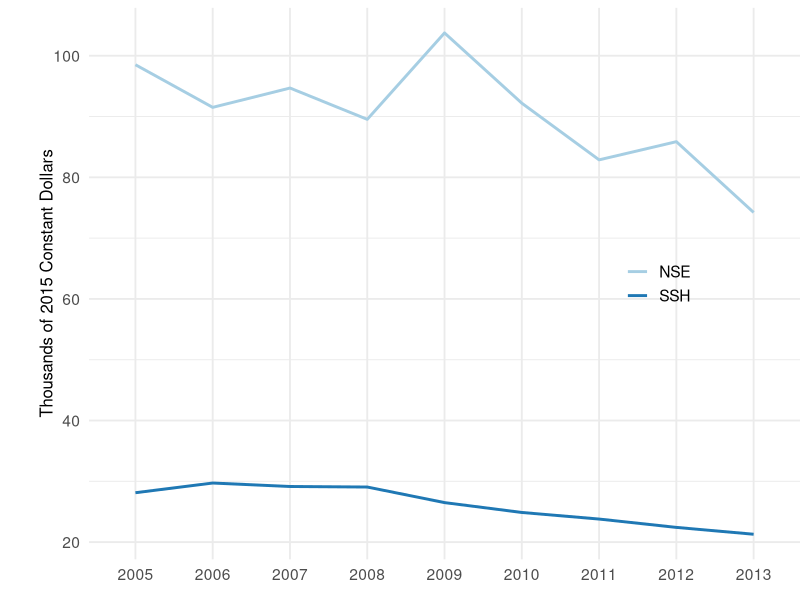
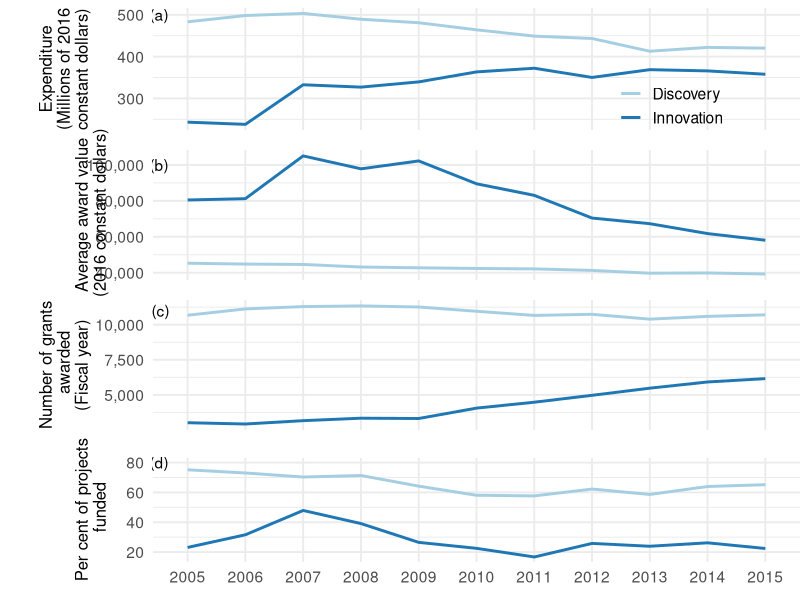
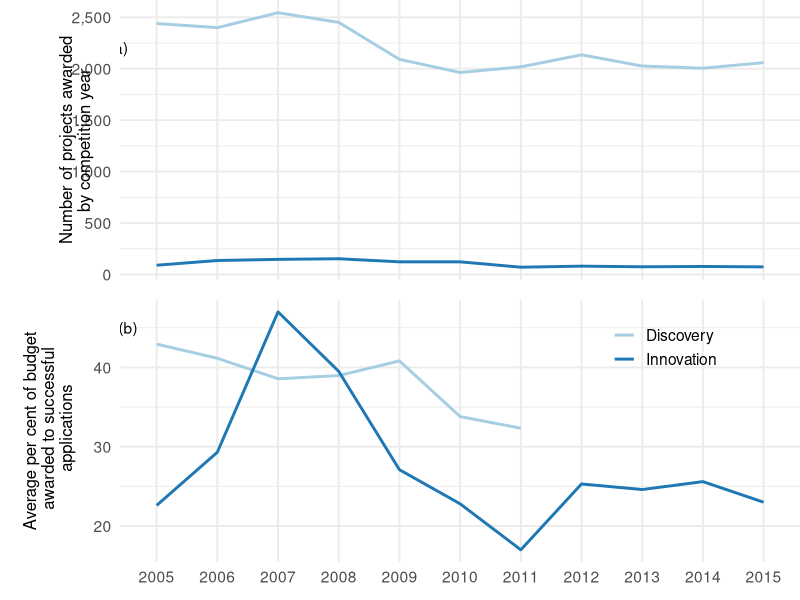
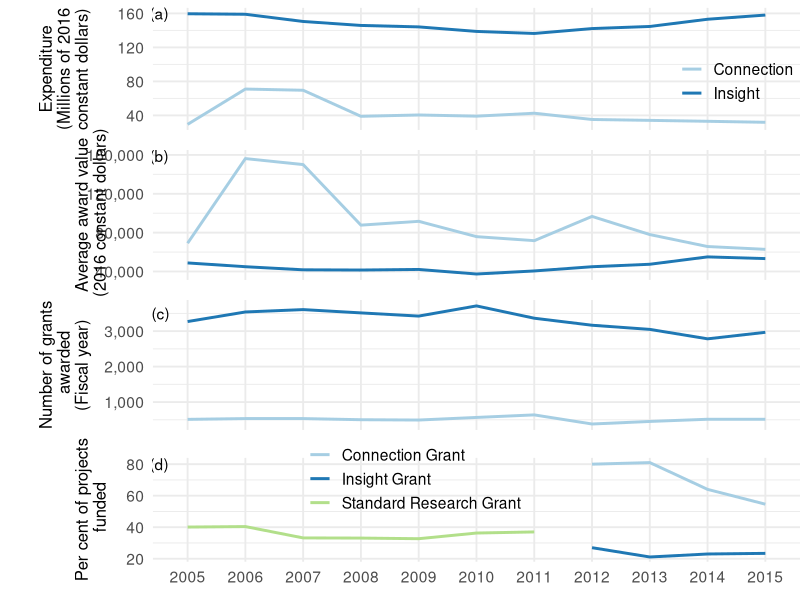
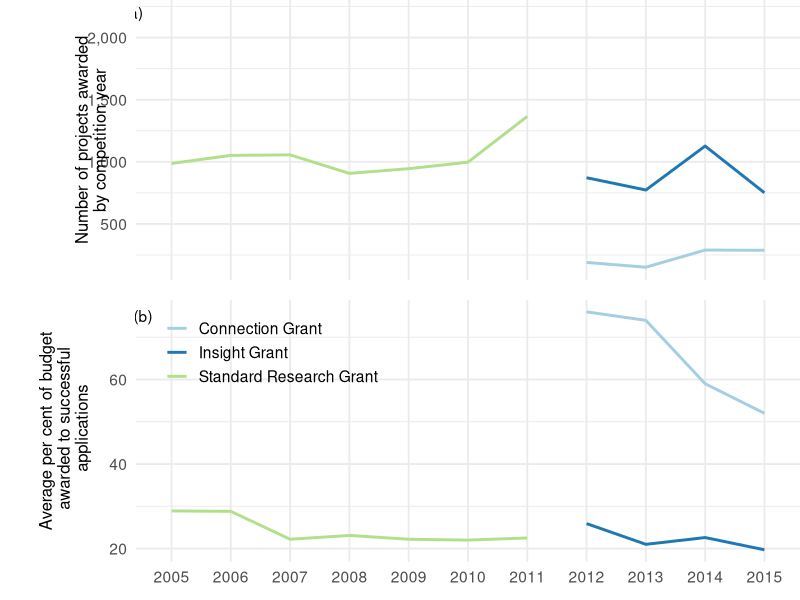
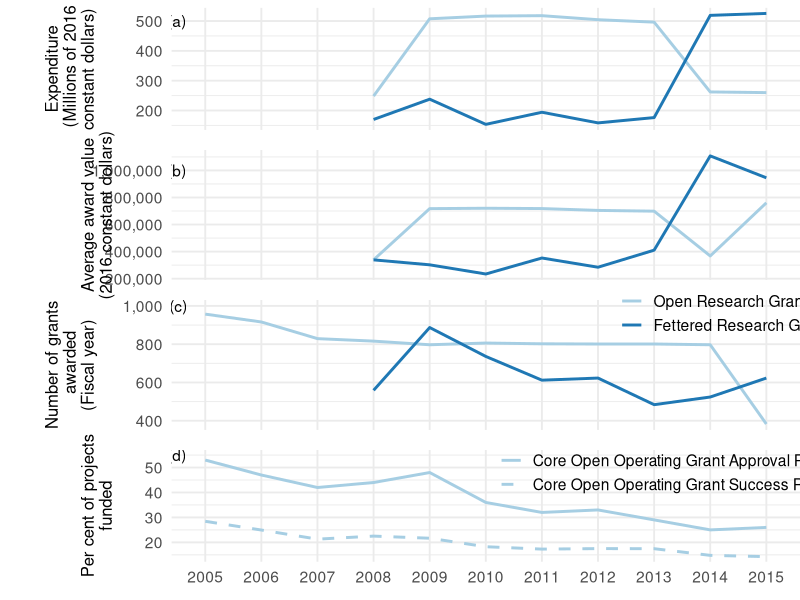

Here is the R script that generated these plots, in order:

### creating plots for Megan Dodd + Julia Baum for global young academy document
require(tidyr); require(scales); require(gridExtra); require(RColorBrewer); require(ggplot2); require(cowplot)


setwd("/Users/jpwrobinson/Google_Drive/R_PROJECTS_DATA/VISUALISATIONS/global-young-academy-gdp")
setwd("/Users/IMAC3/Google\ Drive/R_PROJECTS_DATA/VISUALISATIONS/global-young-academy-gdp")
setwd("/Users/kristinatietjen/Documents/git_hub/gya-research")
theme_set(theme_minimal(base_size=14))

palette(brewer.pal(n=8, name="Dark2"))

## read in data
dat1<-read.csv("data/from_James/part5-international-july/aug11/NSERC_grants_10Apr.csv", check.names=FALSE)
dat2<-read.csv("data/from_James/part5-international-july/aug11/SSHRC_grants_apr10.csv", check.names=FALSE)
dat3<-read.csv("data/from_James/part5-international-july/aug11/NSERC_success.csv", check.names=FALSE)
dat4<-read.csv("data/from_James/part5-international-july/aug11/SSHRC_success.csv", check.names=FALSE)
dat5<-read.csv("data/from_James/part5-international-july/aug11/CIHR_grants_Apr17.csv", check.names=FALSE)
dat6<-read.csv("data/from_James/part5-international-july/aug11/CIHR_success.csv", check.names=FALSE)
dat7<-read.csv("data/from_James/part5-international-july/aug11/highered_researchers.csv", check.names=FALSE)

#pdf(file="figures/GYA_agencydata_apr10_2017.pdf", height=7, width=11)
# png(file="figures/GYA_agencydata_aug11_2016.png", pointsize=20,height=900, width=1500)
#-----------------------#-----------------------#-----------------------
	#----------------------- GRAPH 1 #-----------------------
#-----------------------#-----------------------#-----------------------

# NSERC

#jpeg(file="figures/jpeg/apr2017/GYA_agencydata_3.1_may28_2017.jpeg")


dat1<-gather(dat1,  Year, value, -panel, -Type)
dat1$value<-as.numeric(dat1$value)


ylabel <- "Expenditure\n (Millions of 2016 \nconstant dollars)"
n1<-ggplot(dat1[dat1$panel=='top',], aes(Year, value, col=Type, group=Type)) + 
  geom_line(size=1) + #scale_x_continuous(breaks=NULL) + 
  labs(x="", y=ylabel) + 
  theme(legend.title=element_blank(),
  	plot.margin=unit(c(0.2,0,-0.2,0.8), "cm"),
  	 axis.title.y=element_text(hjust=0.5, vjust=-1,size=12),
  	 axis.text.x=element_blank(),
  	 strip.background = element_blank(),
  	 legend.position=c(0.8,0.2),
       strip.text.x = element_blank())  +
  scale_y_continuous(labels=comma) +
  scale_colour_manual(values=c(brewer.pal(2, name="Paired")), labels=c("Discovery", "Innovation"))+
    annotate("text", "2005", 500, label="(a)", hjust=2) 
  # facet_wrap(~Type, scales="free")+
  # guides(col=FALSE)

ylabel <- "Average award value\n (2016 constant dollars)"
n2<-ggplot(dat1[dat1$panel=='mid',], aes(Year, value, col=Type, group=Type)) + 
  geom_line(size=1) + #scale_x_continuous(breaks=NULL) + 
  labs(x="", y=ylabel) + 
  theme(legend.title=element_blank(),
  	plot.margin=unit(c(0,0,-0.2,0.45), "cm"),
  	 axis.title.y=element_text(hjust=0.5, vjust=-1,size=12),
  	 axis.text.x=element_blank(),
  	 strip.background = element_blank(),
  	 legend.position=c(0.8,0.8),
       strip.text.x = element_blank())  +
  scale_y_continuous(labels=comma)+
  scale_colour_manual(values=c(brewer.pal(2, name="Paired")))+
    annotate("text", "2005", 100000, label="(b)", hjust=2) +
  # facet_wrap(~Type, scales="free")+
  guides(col=FALSE)

ylabel <- "Number of grants\n awarded\n(Fiscal year)"
n3<-ggplot(dat1[dat1$panel=='bot',], aes(Year, value, col=Type, group=Type)) + 
  geom_line(size=1) + #scale_x_continuous(breaks=NULL) + 
  labs(x="", y=ylabel) + 
  theme(legend.title=element_blank(),
  	plot.margin=unit(c(0,0,-0.2,0.2), "cm"),
  	 axis.title.y=element_text(hjust=0.5, vjust=-1,size=12),
  	 #axis.text.x=element_text(angle=0),
  	axis.text.x=element_blank(),
  	 strip.background = element_blank(),
  	 legend.position=c(0.8,0.1),
       strip.text.x = element_blank())  +
  scale_y_continuous(labels=comma)+
  scale_colour_manual(values=c(brewer.pal(2, name="Paired")))+
    annotate("text", "2005", 11000, label="(c)", hjust=2) +
  # facet_wrap(~Type, scales="free")+
  guides(col=FALSE)

#print(grid.arrange(g1, g2, g3, nrow=3))

#dev.off()

#-----------------------#-----------------------#-----------------------
#----------------------- GRAPH 2 #-----------------------
#-----------------------#-----------------------#-----------------------

# NSERC grants success

dat3<-read.csv("data/from_James/part5-international-july/aug11/NSERC_success.csv", check.names=FALSE)
dat3<-gather(dat3,  Year, value, -panel, -Type)
dat3$value<-as.numeric(dat3$value)
#dat3$star<-"nostar"
#dat3$star[dat3$Type=="Discovery Grants Success Rate" & dat3$Year%in%c('2012', '2013', '2014', '2015')]<-'star'
#dat3$star[dat3$Type=="Discovery Grants Number of Awards" & dat3$value%in%c(2135, 2026, 2005, 2059)]<-'star'



ylabel <- "Per cent of projects\n funded"
n4<-ggplot(dat3[dat3$panel=='top',], aes(Year, value, col=Type, group=Type)) + 
  geom_line(size=1) + #scale_x_continuous(breaks=NULL) + 
  #geom_point(data=dat3[dat3$panel=='top' & dat3$star=='star',], aes(Year, value), col='red', shape=8)+
  labs(x="", y=ylabel) + 
  theme(legend.title=element_blank(),
        plot.margin=unit(c(0.2,0,-0.2,0.4), "cm"),
        axis.title.y=element_text(hjust=0.5, vjust=-1,size=12),
        #axis.text.x=element_blank(),
        axis.text.x=element_text(angle=0),
        strip.background = element_blank(),
        legend.position=c(0.9,0.4),
        strip.text.x = element_blank())  +
  scale_y_continuous(labels=comma) +
  scale_colour_manual(values=c(brewer.pal(2, name="Paired")), labels=c("Discovery", "Innovation"))+
  annotate("text", "2005", 80, label="(d)", hjust=2) +
# facet_wrap(~Type, scales="free")+
 guides(col=FALSE)

ylabel <- "Number of projects awarded\nby competition year"
n5<-ggplot(dat3[dat3$panel=='mid',], aes(Year, value, col=Type, group=Type)) + 
  geom_line(size=1) + #scale_x_continuous(breaks=NULL) + 
  #geom_point(data=dat3[dat3$panel=='mid' & dat3$star=='star',], aes(Year, value), col='red', shape=8)+
  labs(x="", y=ylabel) + 
  theme(legend.title=element_blank(),
        plot.margin=unit(c(0,0,-0.2,0.3), "cm"),
        axis.title.y=element_text(hjust=0.5, vjust=-1,size=12),
        axis.text.x=element_blank(),
        strip.background = element_blank(),
        legend.position=c(0.8,0.8),
        strip.text.x = element_blank())  +
  scale_y_continuous(labels=comma)+
  scale_colour_manual(values=c(brewer.pal(2, name="Paired")))+
  annotate("text", "2005", 2200, label="(a)", hjust=2.5) +
  # facet_wrap(~Type, scales="free")+
  guides(col=FALSE)

ylabel <- "Average per cent of budget\n awarded to successful\n applications"
n6<-ggplot(dat3[dat3$panel=='bot',], aes(Year, value, col=Type, group=Type)) + 
  geom_line(size=1) + #scale_x_continuous(breaks=NULL) + 
  labs(x="", y=ylabel) + 
  theme(legend.title=element_blank(),
        plot.margin=unit(c(0,0,-0.2,0.4), "cm"),
        axis.title.y=element_text(hjust=0.5, vjust=-1,size=12),
        axis.text.x=element_text(angle=0),
        strip.background = element_blank(),
        legend.position=c(0.8,0.82),
        strip.text.x = element_blank())  +
  scale_y_continuous(labels=comma)+
  scale_colour_manual(values=c(brewer.pal(2, name="Paired")), labels=c("Discovery", "Innovation"))+
  annotate("text", "2005", 45, label="(b)", hjust=2) #+
  # facet_wrap(~Type, scales="free")+
  #guides(col=FALSE)

library("cowplot")
#print(grid.arrange(g1, g2, g3, nrow=3))
#print(grid.arrange(n1, n2, n3, n4, heights=c(0.25,0.25,0.25,0.25), nrow=4))

pdf(file="figures/from_James/GYA_agencydata_3.1_4panels_may28_2017.pdf", height=7, width=11)
plot_grid(n1, n2, n3, n4, align = "v", nrow = 4, rel_heights = c(1/4, 1/4, 1/4, 1/4))
dev.off()


pdf(file="figures/from_James/GYA_agencydata_b1_may28_2017.pdf", height=7, width=11)
plot_grid(n5,n6, align="v", nrow = 2, rel_heights = c(1/2, 1/2))

dev.off()


#-----------------------#-----------------------#-----------------------
	#----------------------- GRAPH 3 #-----------------------
#-----------------------#-----------------------#-----------------------

# SSHRC
#pdf(file="figures/GYA_agencydata_3.2_apr10_2017.pdf", height=7, width=11)


dat2<-gather(dat2,  Year, value, -panel, -Type)
dat2$value<-as.numeric(dat2$value)


ylabel <- "Expenditure\n (Millions of 2016 \nconstant dollars)"
s1<-ggplot(dat2[dat2$panel=='top',], aes(Year, value, col=Type, group=Type)) + 
  geom_line(size=1) + #scale_x_continuous(breaks=NULL) + 
  labs(x="", y=ylabel) + 
  theme(legend.title=element_blank(),
  	plot.margin=unit(c(0.2,0,-0.2,0.8), "cm"),
  	 axis.title.y=element_text(hjust=0.5, vjust=-1,size=12),
  	 axis.text.x=element_blank(),
  	 strip.background = element_blank(),
  	 legend.position=c(0.9,0.4),
       strip.text.x = element_blank())  +
  scale_y_continuous(labels=comma) +
  scale_colour_manual(values=c(brewer.pal(2, name="Paired")), labels=c("Connection", "Insight"))+
    annotate("text", "2005", 160, label="(a)", hjust=2) 
  # facet_wrap(~Type, scales="free")+
  # guides(col=FALSE)

ylabel <- "Average award value\n (2016 constant dollars)"
s2<-ggplot(dat2[dat2$panel=='mid',], aes(Year, value, col=Type, group=Type)) + 
  geom_line(size=1) + #scale_x_continuous(breaks=NULL) + 
  labs(x="", y=ylabel) + 
  theme(legend.title=element_blank(),
  	plot.margin=unit(c(0,0,-0.2,0.45), "cm"),
  	 axis.title.y=element_text(hjust=0.5, vjust=-1,size=12),
  	 axis.text.x=element_blank(),
  	 strip.background = element_blank(),
  	 legend.position=c(0.8,0.8),
       strip.text.x = element_blank())  +
  scale_y_continuous(labels=comma)+
  scale_colour_manual(values=c(brewer.pal(2, name="Paired")))+
    annotate("text", "2005", 159000, label="(b)", hjust=2) +
  # facet_wrap(~Type, scales="free")+
  guides(col=FALSE)

ylabel <- "Number of grants\n awarded\n(Fiscal year)"
s3<-ggplot(dat2[dat2$panel=='bot',], aes(Year, value, col=Type, group=Type)) + 
  geom_line(size=1) + #scale_x_continuous(breaks=NULL) + 
  labs(x="", y=ylabel) + 
  theme(legend.title=element_blank(),
  	plot.margin=unit(c(0,0,-0.2,0.4), "cm"),
  	 axis.title.y=element_text(hjust=0.5, vjust=-1,size=12),
  	 axis.text.x=element_blank(),
  	 strip.background = element_blank(),
  	 legend.position=c(0.8,0.1),
       strip.text.x = element_blank())  +
  scale_y_continuous(labels=comma)+
  scale_colour_manual(values=c(brewer.pal(2, name="Paired")))+
    annotate("text", "2005", 3500, label="(c)", hjust=2) +
  # facet_wrap(~Type, scales="free")+
  guides(col=FALSE)


#print(grid.arrange(s1, s2, s3, nrow=3))

#dev.off()


#-----------------------#-----------------------#-----------------------
#----------------------- GRAPH 4 #-----------------------
#-----------------------#-----------------------#-----------------------

# SSHRC grant success

dat4<-read.csv("data/from_James/part5-international-july/aug11/SSHRC_success.csv", header=TRUE, check.names=FALSE)
dat4<-gather(dat4,  Year, value, -panel, -Type)


dat4$value <- sapply(dat4$value, as.character)
dat4$value[is.na(dat4$value)] <- " "

dat4$value<-as.numeric(dat4$value)

#dat3$star<-"nostar"
#dat3$star[dat3$Type=="Discovery Grants Success Rate" & dat3$Year%in%c('2012', '2013', '2014', '2015')]<-'star'
#dat3$star[dat3$Type=="Discovery Grants Number of Awards" & dat3$value%in%c(2135, 2026, 2005, 2059)]<-'star'


ylabel <- "Per cent of projects\n funded"
s4<-ggplot(dat4[dat4$panel=='top',], aes(Year, value, col=Type, group=Type)) + 
  geom_line(size=1) + #scale_x_continuous(breaks=NULL) + 
  labs(x="", y=ylabel) + 
  theme(legend.title=element_blank(),
        plot.margin=unit(c(0.2,0,-0.2,0.8), "cm"),
        axis.title.y=element_text(hjust=0.5, vjust=-1,size=12),
        axis.text.x=element_text(angle=0),
        strip.background = element_blank(),
        legend.position=c(0.4,0.8),
        strip.text.x = element_blank())  +
  scale_y_continuous(labels=comma) +
  scale_colour_manual(values=c(brewer.pal(2, name="Paired")), labels=c("Connection Grant", "Insight Grant", "Standard Research Grant"))+
  annotate("text", "2005", 80, label="(d)", hjust=2) 
# facet_wrap(~Type, scales="free")+
# guides(col=FALSE)


ylabel <- "Number of projects awarded\nby competition year"
s5<-ggplot(dat4[dat4$panel=='mid',], aes(Year, value, col=Type, group=Type)) + 
  geom_line(size=1) + #scale_x_continuous(breaks=NULL) + 
  #geom_point(data=dat4[dat4$panel=='mid' & dat4$star=='star',], aes(Year, value), col='red', shape=8)+
  labs(x="", y=ylabel) + 
  theme(legend.title=element_blank(),
        plot.margin=unit(c(0,0,-0.2,0.3), "cm"),
        axis.title.y=element_text(hjust=0.5, vjust=-1,size=12),
        axis.text.x=element_blank(),
        strip.background = element_blank(),
        legend.position=c(0.5,0.5),
        strip.text.x = element_blank())  +
  scale_y_continuous(labels=comma)+
  scale_colour_manual(values=c(brewer.pal(2, name="Paired")), labels=c("Connection Grant", "Insight Grant", "Standard Research Grant"))+
  annotate("text", "2005", 2200, label="(a)", hjust=2.5) +
  # facet_wrap(~Type, scales="free")+
  guides(col=FALSE)


ylabel <- "Average per cent of budget\n awarded to successful\n applications"
s6<-ggplot(dat4[dat4$panel=='bot',], aes(Year, value, col=Type, group=Type)) + 
  geom_line(size=1) + #scale_x_continuous(breaks=NULL) + 
  labs(x="", y=ylabel) + 
  theme(legend.title=element_blank(),
        plot.margin=unit(c(0,0,-0.2,0.8), "cm"),
        axis.title.y=element_text(hjust=0.5, vjust=-1,size=12),
        axis.text.x=element_text(angle=0),
        strip.background = element_blank(),
        legend.position=c(0.2,0.8),
        strip.text.x = element_blank())  +
  scale_y_continuous(labels=comma)+
  scale_colour_manual(values=c(brewer.pal(2, name="Paired")), labels=c("Connection Grant", "Insight Grant", "Standard Research Grant"))+
  annotate("text", "2005", 75, label="(b)", hjust=2) #+
  # facet_wrap(~Type, scales="free")+
  #guides(col=FALSE)


#print(grid.arrange(s4, s5, nrow=2))

pdf(file="figures/from_James/GYA_agencydata_3.2_4panels_may28_2017.pdf", height=7, width=11)
#print(grid.arrange(s1, s2, s3,s4, nrow=4))
plot_grid(s1, s2, s3, s4, align = "v", nrow = 4, rel_heights = c(1/4, 1/4, 1/4, 1/4))
dev.off()

pdf(file="figures/from_James/GYA_agencydata_b2_may28_2017.pdf", height=7, width=11)
plot_grid(s5, s6, align = "v", nrow = 2, rel_heights = c(1/2, 1/2))
dev.off()

#-----------------------#-----------------------#-----------------------
	#----------------------- GRAPH 5 #-----------------------
#-----------------------#-----------------------#-----------------------

# CIHR grants


pdf(file="figures/from_James/GYA_agencydata_3.3_test_28May.pdf", height=7, width=11)

dat5<-gather(dat5,  Year, value, -panel, -Type)
dat5$value<-as.numeric(dat5$value)


ylabel <- "Expenditure\n (Millions of 2016\nconstant dollars)"
g1<-ggplot(dat5[dat5$panel=='top',], aes(Year, value, col=Type, group=Type)) + 
  geom_line(size=1) + #scale_x_continuous(breaks=NULL) + 
  labs(x="", y=ylabel) + 
  theme(legend.title=element_blank(),
  	plot.margin=unit(c(0.2,0,-0.2,0.5), "cm"),
  	 axis.title.y=element_text(hjust=0.5, vjust=-1,size=12),
  	 axis.text.x=element_blank(),
  	 strip.background = element_blank(),
  	 legend.position=c(0.9,0.4),
       strip.text.x = element_blank())  +
  scale_y_continuous(labels=comma) +
    annotate("text", "2005", 500, label="(a)", hjust=2) +
    scale_colour_manual(values=c(brewer.pal(2, name="Paired")))+
  # facet_wrap(~Type, scales="free")+
  guides(col=FALSE)

ylabel <- "Average award value\n(2016 constant dollars)"
g2<-ggplot(dat5[dat5$panel=='mid',], aes(Year, value, col=Type, group=Type)) + 
  geom_line(size=1) + #scale_x_continuous(breaks=NULL) + 
  labs(x="", y=ylabel) + 
  theme(legend.title=element_blank(),
  	plot.margin=unit(c(0,0,-0.2,0.15), "cm"),
  	 axis.title.y=element_text(hjust=0.5, vjust=-1,size=12),
  	 axis.text.x=element_blank(),
  	 strip.background = element_blank(),
  	 legend.position=c(0.8,0.8),
       strip.text.x = element_blank())  +
  scale_y_continuous(labels=comma)+
  scale_colour_manual(values=c(brewer.pal(2, name="Paired")))+
    annotate("text", "2005", 1000000, label="(b)", hjust=2) +
  # facet_wrap(~Type, scales="free")+
  guides(col=FALSE)

ylabel <- "Number of grants\n awarded\n(Fiscal year)"
g3<-ggplot(dat5[dat5$panel=='bot',], aes(Year, value, col=Type, group=Type)) + 
  geom_line(size=1) + #scale_x_continuous(breaks=NULL) + 
  labs(x="", y=ylabel) + 
  theme(legend.title=element_blank(),
  	plot.margin=unit(c(0,0,-0.2,0.45), "cm"),
  	 axis.title.y=element_text(hjust=0.5, vjust=-1,size=12),
  	 axis.text.x=element_blank(),
  	 strip.background = element_blank(),
  	 legend.position=c(0.88,0.9),
       strip.text.x = element_blank())  +
  scale_y_continuous(labels=comma)+
  scale_colour_manual(values=c(brewer.pal(2, name="Paired")))+
    annotate("text", "2005", 1000, label="(c)", hjust=2) +
  # facet_wrap(~Type, scales="free")+
scale_colour_manual(values=c(brewer.pal(2, name="Paired")), labels=c("Open Research Grants", "Fettered Research Grants"))




#-----------------------#-----------------------#-----------------------
	#----------------------- GRAPH 6 #-----------------------
#-----------------------#-----------------------#-----------------------

# CIHR grant success


dat6<-gather(dat6,  Year, value, -Type)
dat6$value<-as.numeric(dat6$value)


ylabel <- "Per cent of projects\nfunded"
g4<-ggplot(dat6, aes(Year, value, linetype=Type, group=Type )) + 
  geom_line(size=1, col='#a6cee3') + #scale_x_continuous(breaks=NULL) + 
  labs(x="", y=ylabel) + 
  theme(legend.title=element_blank(),
        plot.margin=unit(c(0,0,-0.2,0.95), "cm"),
        axis.title.y=element_text(hjust=0.5, vjust=-1,size=12),
        axis.text.x=element_text(angle=0),
        strip.background = element_blank(),
        legend.position=c(0.8,0.8),
        strip.text.x = element_blank())  +
  scale_y_continuous(labels=comma) +
  #scale_colour_manual(values=('#a6cee3')) +
  annotate("text", "2005", 55, label="(d)", hjust=2) +scale_linetype_manual(values=c("solid", "dashed")) 

#print(grid.arrange(g1, g2, g3,g4, nrow=4))
plot_grid(g1, g2, g3, g4, align = "v", nrow = 4, rel_heights = c(1/4, 1/4, 1/4, 1/4))

dev.off()
#-----------------------#-----------------------#-----------------------
  #----------------------- GRAPH 7 #-----------------------
#-----------------------#-----------------------#-----------------------
dat7<-read.csv("data/from_James/part5-international-july/aug11/highered_researchers.csv", check.names=FALSE)

dat7<-gather(dat7,  Year, value, -type)
dat7$value<-as.numeric(dat7$value)


ylabel <- "Thousands of 2015 Constant Dollars"
g<-ggplot(dat7, aes(Year, value, col=type, group=type)) + 
  geom_line(size=1) + #scale_x_continuous(breaks=NULL) + 
  labs(x="", y=ylabel) + 
  theme(legend.title=element_blank(),
    plot.margin=unit(c(0.2,0,-0.2,0.8), "cm"),
     axis.title.y=element_text(hjust=0.5, vjust=-1,size=12),
     # axis.text.x=element_blank(),
     strip.background = element_blank(),
     legend.position=c(0.8,0.5),
       strip.text.x = element_blank())  +
  scale_y_continuous(labels=comma) +
  scale_colour_manual(values=c(brewer.pal(2, name="Paired")), labels=c("NSE", "SSH"))
    # annotate("text", "2005", 55, label="(a)", hjust=2) 
  # facet_wrap(~type, scales="free")+
  # guides(col=FALSE)
print(g)



dev.off()


